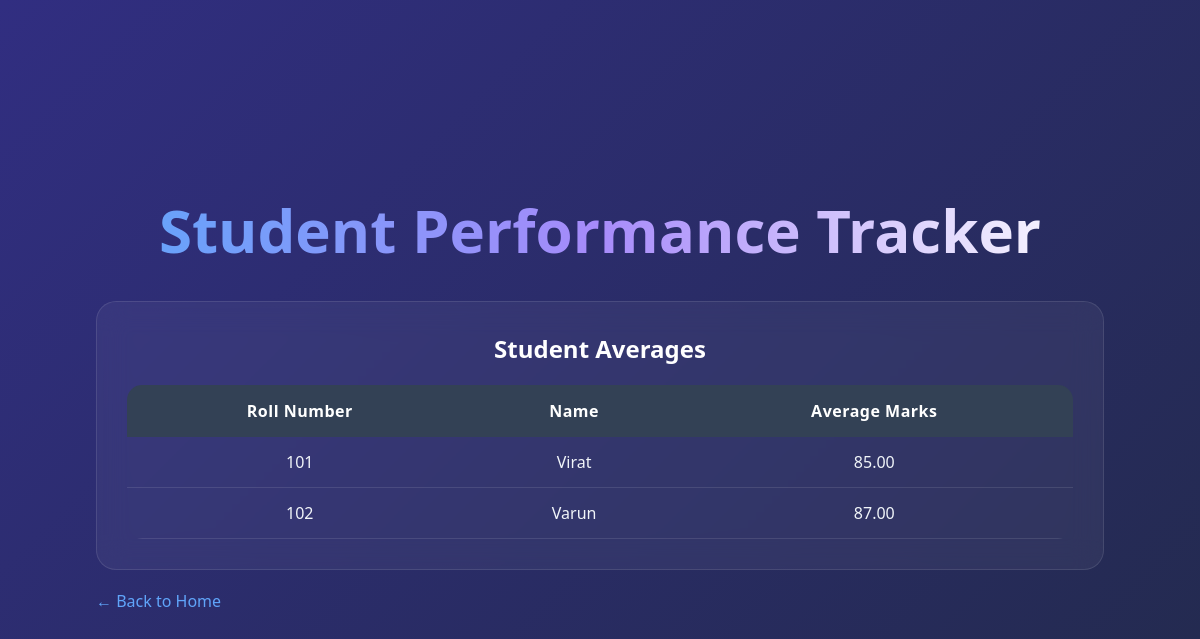
Before: /class_average with the older database file.
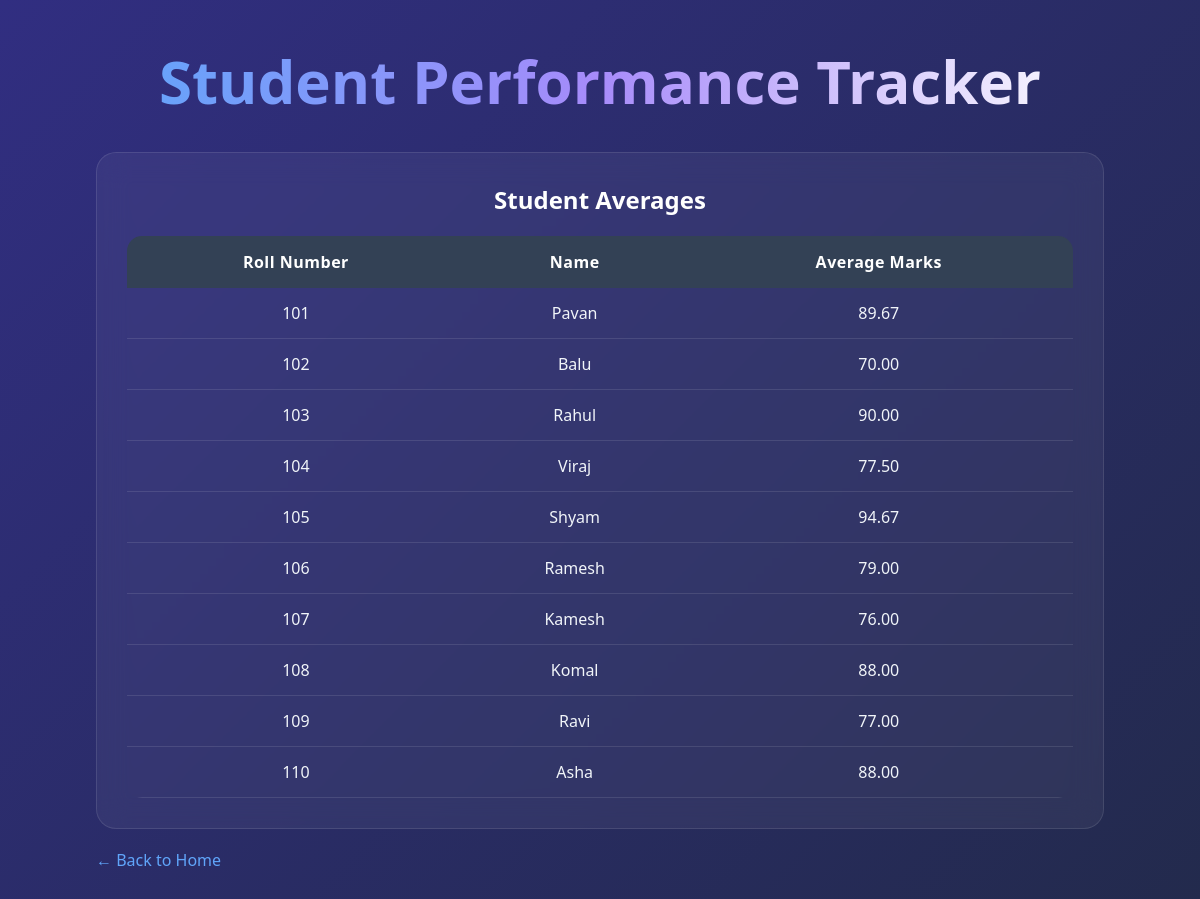
After: the same page with the newer database file.
### tables this page shows
CREATE TABLE students (
    roll_number TEXT PRIMARY KEY,
    name TEXT NOT NULL
);

### app.py (the view)
@app.route("/class_average")
def class_average():
    conn = get_connection()
    cursor = conn.cursor()
    cursor.execute("""
        SELECT s.roll_number,
               s.name,
               AVG(g.marks) AS average_marks
        FROM students s
        LEFT JOIN grades g
        ON s.roll_number = g.roll_number
        GROUP BY s.roll_number, s.name
    """)
    averages = cursor.fetchall()
    conn.close()
    return render_template(
        "class_average.html",
        averages=averages
    )

### db.py (called while the page is built)
def get_connection():
    conn = sqlite3.connect("student_tracker.db")
    conn.row_factory = sqlite3.Row
    return conn

### templates/class_average.html (shortened to what this page needs)
<!DOCTYPE html>
<html>
<head>
    <link rel="stylesheet"
          href="{{ url_for('static', filename='style.css') }}">
</head>
<body>
<div class="page-container">
<h1>Student Performance Tracker</h1>
<div class="table-card">
<h2>Student Averages</h2>
<table>
<tr>
    <th>Roll Number</th>
    <th>Name</th>
    <th>Average Marks</th>
</tr>
{% for student in averages %}
<tr>
    <td>{{ student[0] }}</td>
    <td>{{ student[1] }}</td>
    <td>
        {% if student[2] %}
            {{ "%.2f"|format(student[2]) }}
        {% else %}
            No Grades
        {% endif %}
    </td>
</tr>
{% endfor %}
</table>
</div>
<a href="/" class="back-btn">
← Back to Home
</a>
</div>
</body>
</html>

Changed rows visible on the page:
changed students id 101: name "Virat" → "Pavan"; student "85.00" → "89.67"
changed students id 102: name "Varun" → "Balu"; student "87.00" → "70.00"
added students: roll_number "103", name "Rahul", student "90.00"
added students: roll_number "104", name "Viraj", student "77.50"
added students: roll_number "105", name "Shyam", student "94.67"
added students: roll_number "106", name "Ramesh", student "79.00"
added students: roll_number "107", name "Kamesh", student "76.00"
added students: roll_number "108", name "Komal", student "88.00"
added students: roll_number "109", name "Ravi", student "77.00"
added students: roll_number "110", name "Asha", student "88.00"
